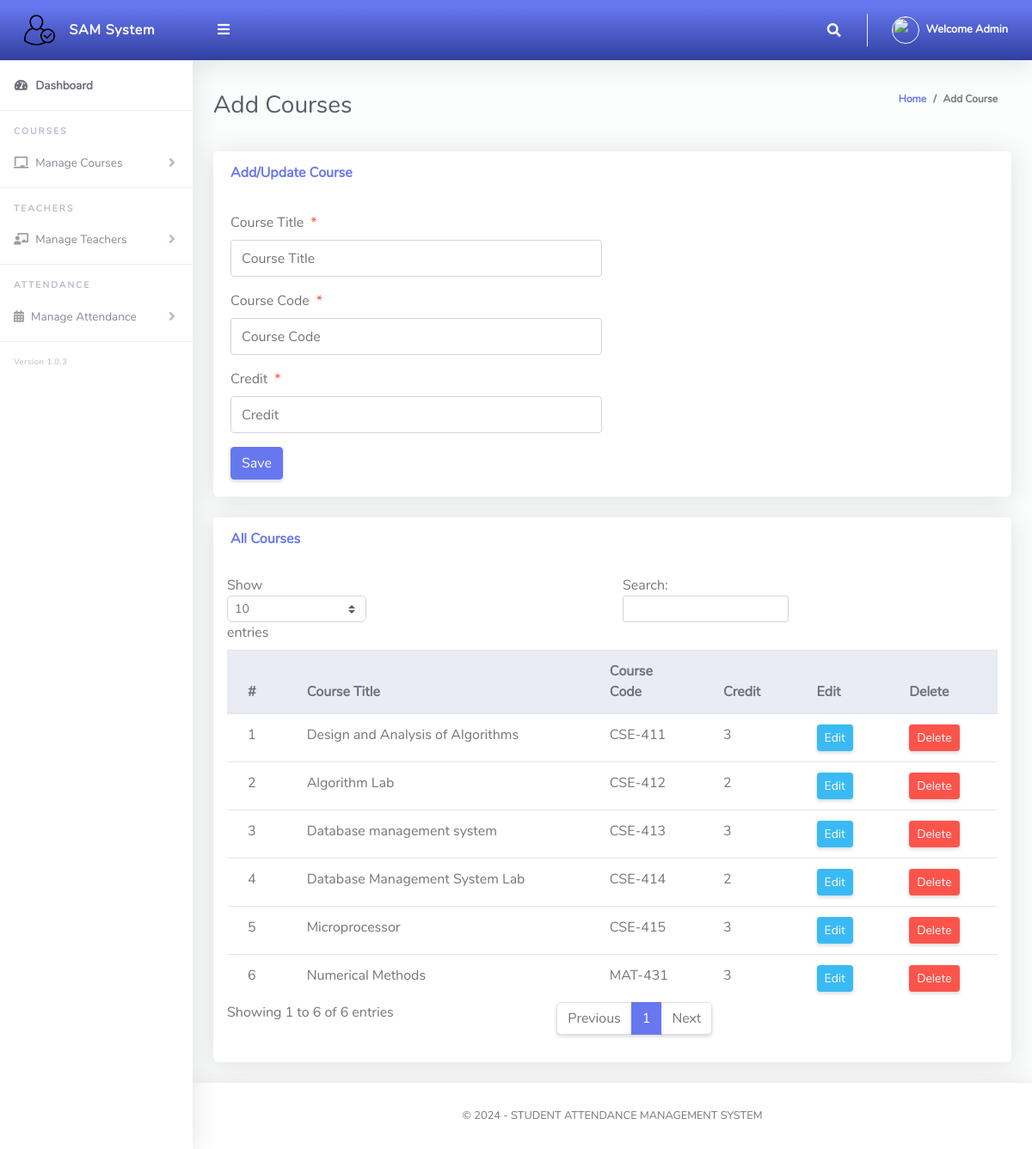
/Admin/AddCourse.php (signed in), run on the app's committed database.
### tables this page shows
CREATE TABLE `user` (
  `user_id` int(11) NOT NULL,
  `user_name` varchar(100) NOT NULL,
  `role` enum('student','teacher','admin') NOT NULL,
  `email` varchar(100) NOT NULL,
  `password` varchar(255) NOT NULL
);

CREATE TABLE `courses` (
  `course_id` varchar(50) NOT NULL,
  `course_title` varchar(100) DEFAULT NULL,
  `credit` int(11) DEFAULT NULL
);

### Admin/AddCourse.php (the view, shortened to what this page needs)
<?php
include '../Includes/dbcon.php';
?>
<!DOCTYPE html>
<html lang="en">
<head>
    <link href="../vendor/fontawesome-free/css/all.min.css" rel="stylesheet" type="text/css">
    <link href="../vendor/bootstrap/css/bootstrap.min.css" rel="stylesheet" type="text/css">
    <link href="css/ruang-admin.min.css" rel="stylesheet">
</head>
<body id="page-top">
    <div id="wrapper">
        <?php include "Includes/sidebar.php"; ?>
        <div id="content-wrapper" class="d-flex flex-column">
            <div id="content">
                <?php include "Includes/topbar.php"; ?>
                <div class="container-fluid" id="container-wrapper">
                    <div class="d-sm-flex align-items-center justify-content-between mb-4">
                        <h1 class="h3 mb-0 text-gray-800">Add Courses</h1>
                        <ol class="breadcrumb">
                            <li class="breadcrumb-item"><a href="./">Home</a></li>
                            <li class="breadcrumb-item active" aria-current="page">Add Course</li>
                        </ol>
                    </div>
                    <div class="row">
                        <div class="col-lg-12">
                            <div class="card mb-4">
                                <div class="card-header py-3 d-flex flex-row align-items-center justify-content-between">
                                    <h6 class="m-0 font-weight-bold text-primary">Add/Update Course</h6>
                                </div>
                                <div class="card-body">
                                    <form method="post">
                                        <div class="form-group row mb-3">
                                            <div class="col-xl-6">
                                                <label class="form-control-label">Course Title<span class="text-danger ml-2">*</span></label>
                                                <input type="text" class="form-control" name="courseName" value="<?php echo $row['courseName']; ?>" placeholder="Course Title" required>
                                            </div>
                                        </div>
                                        <div class="form-group row mb-3">
                                            <div class="col-xl-6">
                                                <label class="form-control-label">Course Code<span class="text-danger ml-2">*</span></label>
                                                <input type="text" class="form-control" name="courseId" value="<?php echo $row['courseId']; ?>" placeholder="Course Code" required>
                                            </div>
                                        </div>
                                        <div class="form-group row mb-3">
                                            <div class="col-xl-6">
                                                <label class="form-control-label">Credit<span class="text-danger ml-2">*</span></label>
                                                <input type="number" class="form-control" name="credit" value="<?php echo $row['credit']; ?>" placeholder="Credit" step="0.5" required>
                                            </div>
                                        </div>
                                        <?php if (isset($Id)) { ?>
                                            <button type="submit" name="update" class="btn btn-warning">Update</button>
                                        <?php } else { ?>
                                            <button type="submit" name="save" class="btn btn-primary">Save</button>
                                        <?php } ?>
                                    </form>
                                </div>
                            </div>
                            <div class="card mb-4">
                                <div class="card-header py-3 d-flex flex-row align-items-center justify-content-between">
                                    <h6 class="m-0 font-weight-bold text-primary">All Courses</h6>
                                </div>
                                <div class="table-responsive p-3">
                                    <table class="table align-items-center table-flush table-hover" id="dataTableHover">
                                        <thead class="thead-light">
                                            <tr>
                                                <th>#</th>
                                                <th>Course Title</th>
                                                <th>Course Code</th>
                                                <th>Credit</th>
                                                <th>Edit</th>
                                                <th>Delete</th>
                                            </tr>
                                        </thead>
                                        <tbody>
                                            <?php
                                            $query = "SELECT course_id As courseId,course_title As courseName, credit as credit FROM courses";
                                            $rs = $conn->query($query);
                                            $sn = 0;
                                            while ($rows = $rs->fetch_assoc()) {
                                                $sn++;
                                                echo "
                                                    <tr>
                                                        <td>$sn</td>
                                                        <td>{$rows['courseName']}</td>
                                                        <td>{$rows['courseId']}</td>
                                                        <td>{$rows['credit']}</td>
                                                        <td><a href='?action=edit&Id={$rows['courseId']}' class='btn btn-sm btn-info'>Edit</a></td>
                                                        <td><a href='?action=delete&Id={$rows['courseId']}' class='btn btn-sm btn-danger' onclick='return confirm(\"Are you sure?\")'>Delete</a></td>
                                                    </tr>";
                                            }
                                            ?>
                                        </tbody>
                                    </table>
                                </div>
                            </div>
                        </div>
                    </div>
                </div>
                <?php include "Includes/footer.php"; ?>
            </div>
        </div>
    </div>
</body>
</html>

### Admin/Includes/topbar.php (shortened to what this page needs)
<?php
  $query = "SELECT * FROM user WHERE user_id = ".$_SESSION['userId']."";
  $rs = $conn->query($query);
  $rows = $rs->fetch_assoc();
  $fullName = $rows['user_name'];
?>
<nav class="navbar navbar-expand navbar-light bg-gradient-primary topbar mb-4 static-top">
          <button id="sidebarToggleTop" class="btn btn-link rounded-circle mr-3">
            <i class="fa fa-bars"></i>
          </button>
          <ul class="navbar-nav ml-auto">
            <li class="nav-item dropdown no-arrow">
              <a class="nav-link dropdown-toggle" href="#" id="searchDropdown" role="button" data-toggle="dropdown"
                aria-haspopup="true" aria-expanded="false">
                <i class="fas fa-search fa-fw"></i>
              </a>
            </li>
            <li class="nav-item dropdown no-arrow">
              <a class="nav-link dropdown-toggle" href="#" id="userDropdown" role="button" data-toggle="dropdown"
                aria-haspopup="true" aria-expanded="false">
                <img class="img-profile rounded-circle" src="img/images.jpeg" style="max-width: 60px">
                <span class="ml-2 d-none d-lg-inline text-white small"><b>Welcome <?php echo $fullName;?></b></span>
              </a>
            </li>
          </ul>
        </nav>

### data on the page
user: user_name "Admin"
courses: course_title "Design and Analysis of Algorithms", course_id "CSE-411", credit "3"
courses: course_title "Algorithm Lab", course_id "CSE-412", credit "2"
courses: course_title "Database management system", course_id "CSE-413", credit "3"
courses: course_title "Database Management System Lab", course_id "CSE-414", credit "2"
courses: course_title "Microprocessor", course_id "CSE-415", credit "3"
courses: course_title "Numerical Methods", course_id "MAT-431", credit "3"
